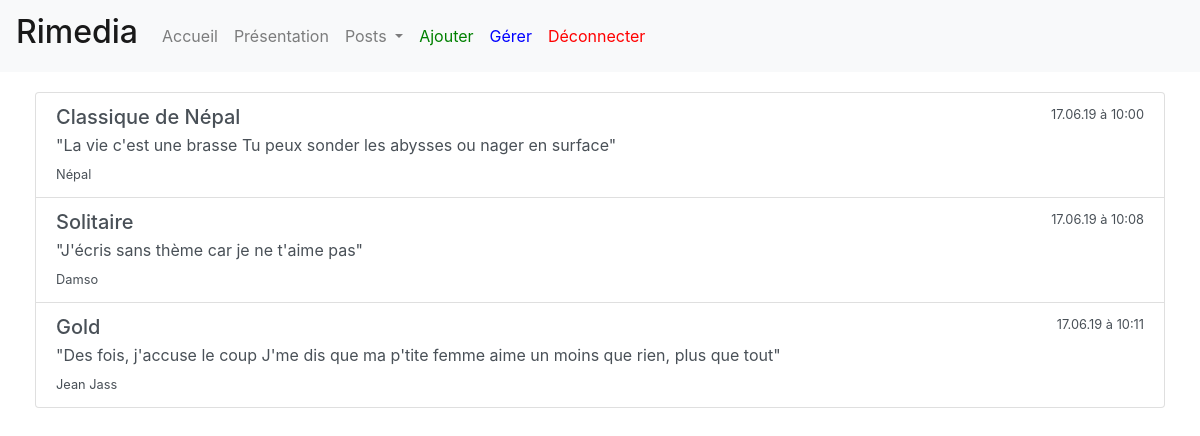
Page /change.php (signed in) on the committed database.
### tables this page shows
CREATE TABLE "posts" (
	"id"	INTEGER NOT NULL PRIMARY KEY AUTOINCREMENT UNIQUE,
	"author"	TEXT NOT NULL,
	"title"	TEXT NOT NULL,
	"article"	TEXT,
	"artistName"	TEXT,
	"albumName"	TEXT,
	"songName"	TEXT NOT NULL,
	"link"	TEXT,
	"date"	TEXT NOT NULL,
	"genre"	TEXT NOT NULL,
	"imageSource"	TEXT NOT NULL,
	"imageExt"	BLOB
);

### change.php (the view)
<?php
include 'partials/header.php';
$user = $_SESSION['username'];
$thisPost = $_GET['id'] ?? '';
$pdo = connectDatabase();
$data = $pdo->query("SELECT * FROM posts WHERE author='$user' ORDER BY date ASC");
$userPosts = $data->fetchAll();
?>
<?php if($thisPost == ''): ?>
<div class="container-fluid">
    <div class="card-body">
        <div class="list-group">
            <?php foreach($userPosts as $userPost): ?>
            <a href="view.php?id=<?= $userPost['id'] ?>" class="list-group-item list-group-item-action">
            <div class="d-flex w-100 justify-content-between">
                <h5 class="mb-1"><?= $userPost['title'] ?></h5>
                <small><?= $userPost['date'] ?></small>
            </div>
            <p class="mb-1"><?= $userPost['article'] ?></p>
            <small><?= $userPost['artistName'] ?></small>
            </a>
            <?php endforeach; ?>
        </div>
    </div>
</div>
<?php endif;?>
<?php include 'partials/footer.php';?>

### rows in the picture
posts: title "Classique de Népal", date "17.06.19 à 10:00", article "\"La vie c'est une brasse Tu peux sonder les abysses ou nager en surface\"", artistName "Népal"
posts: title "Solitaire", date "17.06.19 à 10:08", article "\"J'écris sans thème car je ne t'aime pas\"", artistName "Damso"
posts: title "Gold", date "17.06.19 à 10:11", article "\"Des fois, j'accuse le coup J'me dis que ma p'tite femme aime un moins que rien, plus que tout\"", artistName "Jean Jass"
